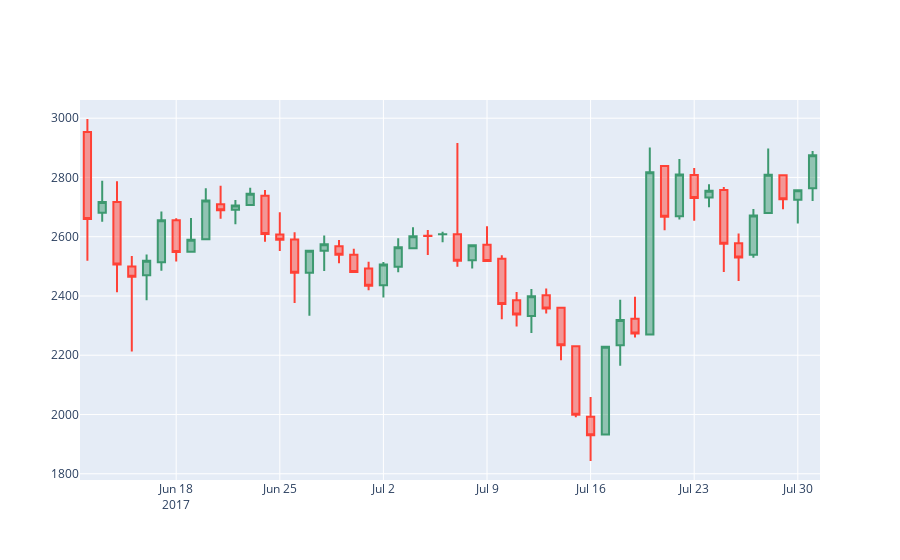

Write notebook code for a chart like this one.
### Code cell
# To disable slider
fig = go.Figure(data=candle_data)

fig.update_layout(xaxis_rangeslider_visible=False)
fig.show()
